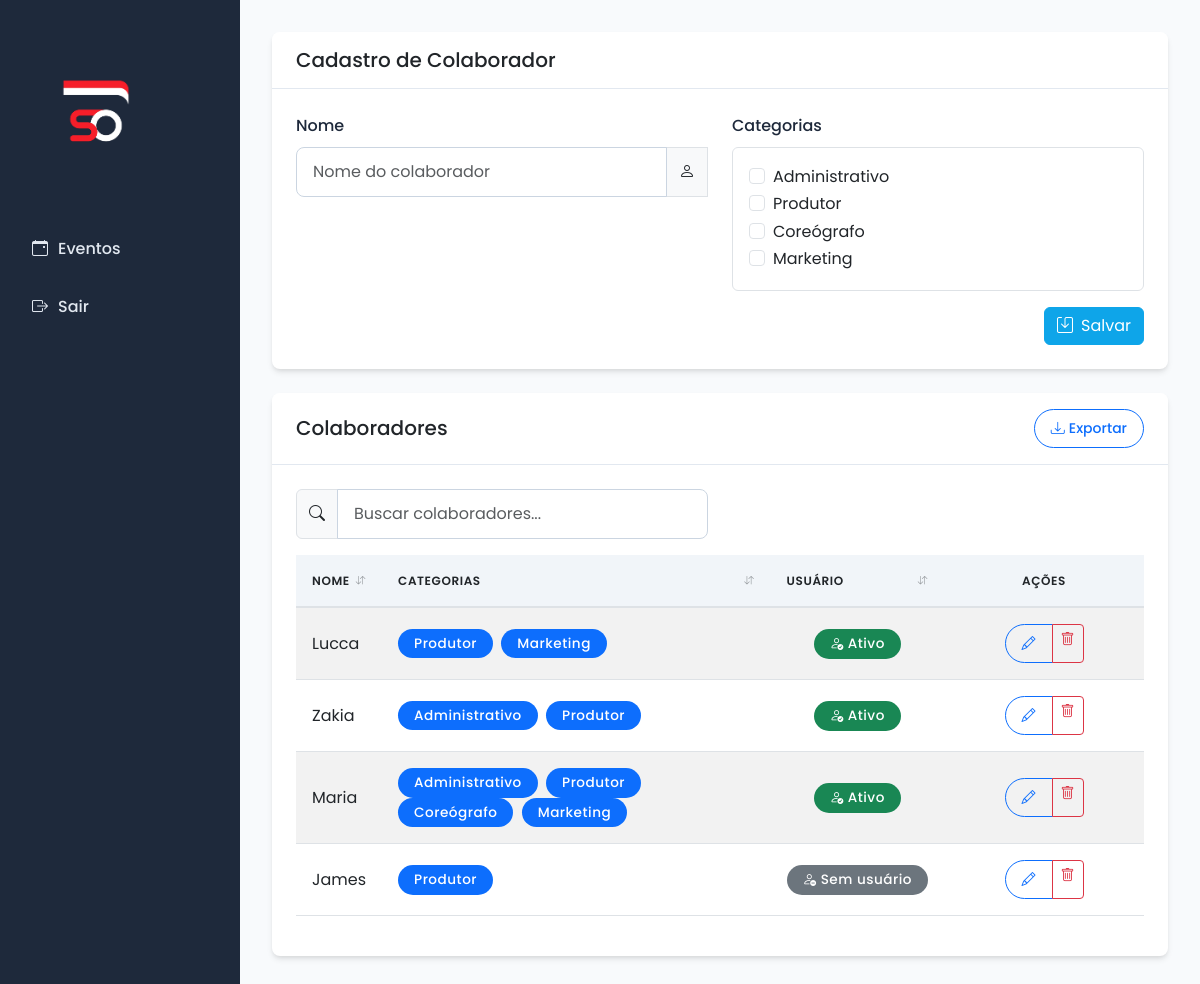
The app's page /cadastros/colaboradores with its own data.
### models.py (models this page shows, shortened)
class Colaborador(db.Model):
    __tablename__ = 'colaborador'
    id_colaborador = db.Column(db.Integer, primary_key=True)
    nome = db.Column(db.String, nullable=False)
    categorias_associacao = db.relationship('ColaboradorCategoria', back_populates='colaborador', cascade='all, delete-orphan')
    categorias = db.relationship('CategoriaColaborador', secondary='colaborador_categoria',
                                overlaps="categorias_associacao,categoria_colaborador,colaborador")
    eventos_produzidos = db.relationship('Evento', backref='produtor', foreign_keys='Evento.id_produtor')
    @property
    def categoria_nomes(self):
        return [cat.nome for cat in self.categorias]

class CategoriaColaborador(db.Model):
    __tablename__ = 'categoria_colaborador'
    id_categoria_colaborador = db.Column(db.Integer, primary_key=True)
    nome = db.Column(db.String, nullable=False)
    colaborador_categorias = db.relationship('ColaboradorCategoria', backref='categoria_colaborador')

### app.py (the view, shortened to what this page needs)
@app.route('/cadastros/colaboradores', methods=['GET', 'POST'])
def cadastrar_colaborador():
    categorias_existentes = CategoriaColaborador.query.all()
    if not categorias_existentes:
        flash('Ã‰ necessÃ¡rio cadastrar pelo menos uma categoria de colaborador antes de cadastrar colaboradores.', 'warning')
        return redirect(url_for('cadastrar_categoria_colaborador'))
    form = ColaboradorForm()
    form.categorias.choices = [(c.id_categoria_colaborador, c.nome) for c in categorias_existentes]
    colaboradores = Colaborador.query.all()
    return render_template('colaboradores.html', form=form, colaboradores=colaboradores)

### forms.py
class ColaboradorForm(FlaskForm):
    nome = StringField('Nome', validators=[InputRequired()])
    categorias = MultiCheckboxField('Categorias', coerce=int, validators=[InputRequired(message="Selecione pelo menos uma categoria")])

### templates/colaboradores.html (shortened to what this page needs)
{% extends 'base.html' %}
{% block content %}
{% if not form.categorias.choices or form.categorias.choices|length == 0 %}
<div class="alert alert-warning d-flex align-items-center" role="alert">
    <i class="bi bi-exclamation-triangle-fill me-2"></i>
    <div>
        <strong>Atenção!</strong> É necessário cadastrar pelo menos uma categoria de colaborador antes de poder cadastrar colaboradores.
        <a href="{{ url_for('cadastrar_categoria_colaborador') }}" class="btn btn-sm btn-outline-warning ms-2">
            <i class="bi bi-plus me-1"></i>Cadastrar Categoria
        </a>
    </div>
</div>
{% else %}
<div class="card mb-4">
    <div class="card-header d-flex justify-content-between align-items-center">
        <h5 class="mb-0">Cadastro de Colaborador</h5>
    </div>
    <div class="card-body">
        <form method="POST" class="needs-validation" novalidate>
            <div class="row">
                <div class="col-md-6 mb-3">
                    {{ form.nome.label(class="form-label") }}
                    <div class="input-group">
                        {{ form.nome(class="form-control", placeholder="Nome do colaborador", required=true) }}
                        <span class="input-group-text"><i class="bi bi-person"></i></span>
                    </div>
                </div>
                <div class="col-md-6 mb-3">
                    {{ form.categorias.label(class="form-label") }}
                    <div class="border rounded p-3" style="max-height: 200px; overflow-y: auto;">
                        {% for subfield in form.categorias %}
                        <div class="form-check">
                            {{ subfield(class="form-check-input") }}
                            {{ subfield.label(class="form-check-label") }}
                        </div>
                        {% endfor %}
                    </div>
                </div>
            </div>
            <div class="d-flex justify-content-end">
                <button type="submit" class="btn btn-primary">
                    <i class="bi bi-save me-2"></i>Salvar
                </button>
            </div>
        </form>
    </div>
</div>
{% endif %}
<div class="card">
    <div class="card-header d-flex justify-content-between align-items-center">
        <h5 class="mb-0">Colaboradores</h5>
        <div>
            <button class="btn btn-sm btn-outline-primary" id="btnExportar">
                <i class="bi bi-download me-1"></i>Exportar
            </button>
        </div>
    </div>
    <div class="card-body">
        {% if colaboradores %}
        <div class="row mb-3">
            <div class="col-md-6">
                <div class="input-group">
                    <span class="input-group-text"><i class="bi bi-search"></i></span>
                    <input type="text" class="form-control" id="searchInput" placeholder="Buscar colaboradores..." onkeyup="searchTable()">
                </div>
            </div>
        </div>
        <div class="table-responsive">
            <table class="table table-hover table-striped sortable-table" id="colaboradoresTable">
                <thead>
                    <tr>
                        <th>Nome</th>
                        <th>Categorias</th>
                        <th class="text-center">Usuário</th>
                        <th class="text-center no-sort" style="width: 200px;">Ações</th>
                    </tr>
                </thead>
                <tbody>
                    {% for col in colaboradores %}
                    <tr>
                        <td>{{ col.nome }}</td>
                        <td>
                            {% if col.categoria_nomes %}
                                {% for categoria in col.categoria_nomes %}
                                    <span class="badge bg-primary me-1">{{ categoria }}</span>
                                {% endfor %}
                            {% else %}
                                <span class="text-muted">—</span>
                            {% endif %}
                        </td>
                        <td class="text-center">
                            {% if col.usuario %}
                                <span class="badge bg-success">
                                    <i class="bi bi-person-check me-1"></i>Ativo
                                </span>
                            {% else %}
                                <span class="badge bg-secondary">
                                    <i class="bi bi-person-dash me-1"></i>Sem usuário
                                </span>
                            {% endif %}
                        </td>
                        <td class="text-center">
                            <div class="btn-group" role="group">
                                <a href="{{ url_for('editar_colaborador', id=col.id_colaborador) }}" class="btn btn-sm btn-outline-primary" title="Editar Colaborador">
                                    <i class="bi bi-pencil"></i>
                                </a>
                                <a href="{{ url_for('excluir_colaborador', id=col.id_colaborador) }}" class="btn btn-sm btn-outline-danger"
                                   onclick="return confirm('Tem certeza que deseja excluir este colaborador?')" title="Excluir Colaborador">
                                    <i class="bi bi-trash"></i>
                                </a>
                            </div>
                        </td>
                    </tr>
                    {% endfor %}
                </tbody>
            </table>
        </div>
        {% else %}
        <div class="alert alert-info">
            <i class="bi bi-info-circle me-2"></i>Nenhum colaborador cadastrado.
        </div>
        {% endif %}
    </div>
</div>
{% endblock %}

### templates/base.html (shortened to what this page needs)
<!DOCTYPE html>
<html lang="pt-br">
<head>
    <link href="https://cdn.jsdelivr.net/npm/bootstrap@5.3.0/dist/css/bootstrap.min.css" rel="stylesheet">
    <link href="https://cdn.jsdelivr.net/npm/bootstrap-icons@1.10.5/font/bootstrap-icons.css" rel="stylesheet">
    <link rel="stylesheet" href="https://cdnjs.cloudflare.com/ajax/libs/font-awesome/6.0.0/css/all.min.css">
    <link rel="stylesheet" href="{{ url_for('static', filename='style.css') }}">
</head>
<body>
    <div class="layout">
        <div class="sidebar">
            <a href="{{ url_for('dashboard') }}">
                <img src="{{ url_for('static', filename='logo.png') }}" alt="Logo">
            </a>
            {% set categoria = session['categoria'] %}
            <a class="nav-link {% if request.endpoint == 'listar_eventos' %}active{% endif %}" href="{{ url_for('listar_eventos') }}">
                <i class="bi bi-calendar-event"></i> Eventos
            </a>
            <a class="nav-link" href="{{ url_for('logout') }}"><i class="bi bi-box-arrow-right"></i> Sair</a>
        </div>
        <div class="main-content">
            {% block content %}{% endblock %}
        </div>
    </div>
</body>
</html>

### static/style.css (style rules this page uses)
:root { --primary: #1e293b; --primary-light: #334155; --secondary: #0ea5e9; --success: #10b981; --danger: #ef4444; --warning: #f59e0b; --info: #3b82f6; --light: #f8fafc; --dark: #0f172a; --spacing-xs: 0.25rem; --spacing-sm: 0.5rem; --spacing-md: 1rem; --spacing-lg: 1.5rem; --spacing-xl: 2rem; --border-radius: 0.5rem; --box-shadow: 0 4px 6px -1px rgba(0, 0, 0, 0.1), 0 2px 4px -1px rgba(0, 0, 0, 0.06); }
body { font-family: 'Poppins', sans-serif; font-size: 16px; line-height: 1.6; color: #334155; background-color: #f8fafc; margin: 0; padding: 0; }
.layout { display: flex; min-height: 100vh; }
.sidebar { width: 240px; background-color: var(--primary); color: #ffffff; padding: 2rem 1rem; display: flex; flex-direction: column; align-items: flex-start; transition: all 0.3s ease; }
.sidebar img { max-width: 160px; margin-bottom: 2rem; }
.sidebar .nav-link { color: #e2e8f0; padding: 0.75rem 1rem; margin-bottom: 0.5rem; border-radius: 8px; width: 100%; font-weight: 500; display: flex; align-items: center; gap: 10px; transition: all 0.2s ease; }
.main-content { flex: 1; padding: 2rem; max-width: 1200px; margin: 0 auto; transition: all 0.3s ease; }
.btn-primary { background-color: var(--secondary); border-color: var(--secondary); }
.card { border-radius: var(--border-radius); box-shadow: var(--box-shadow); border: none; margin-bottom: var(--spacing-lg); overflow: hidden; }
.card-header { background-color: white; border-bottom: 1px solid #e2e8f0; padding: var(--spacing-md) var(--spacing-lg); font-weight: 600; }
.card-body { padding: var(--spacing-lg); }
.form-control { border-radius: var(--border-radius); padding: 0.75rem 1rem; border: 1px solid #cbd5e1; transition: all 0.2s ease; }
.form-label { font-weight: 500; margin-bottom: 0.5rem; color: var(--primary); }
.table { border-collapse: separate; border-spacing: 0; width: 100%; }
.table th { background-color: #f1f5f9; font-weight: 600; text-transform: uppercase; font-size: 0.75rem; letter-spacing: 0.05em; padding: 1rem; }
.table td { padding: 1rem; vertical-align: middle; }
.table-striped tbody tr:nth-of-type(odd) { background-color: #f8fafc; }
.badge { padding: 0.35em 0.65em; font-weight: 500; border-radius: 9999px; }
.sortable { position: relative; transition: background-color 0.2s ease; }
.sortable-table tbody { transition: opacity 0.15s ease; }
.sortable-table thead th.sortable { user-select: none; position: relative; }
.sortable-table thead th.sortable::before { content: ''; position: absolute; top: 0; left: 0; right: 0; bottom: 0; background: transparent; transition: background 0.2s ease; }
.sortable-table { position: relative; }
.sortable-table thead th { border-bottom: 2px solid #dee2e6; }
.sortable-table thead th.sortable { position: relative; }
.btn-outline-primary { transition: all 0.3s ease; border-radius: 25px; padding: 8px 16px; font-weight: 500; }
.badge { border-radius: 25px; padding: 8px 16px; font-weight: 500; font-size: 0.85rem; letter-spacing: 0.5px; }
* { transition: box-shadow 0.3s ease, transform 0.3s ease; }

### records on screen
Colaborador: nome "Lucca", shows "Ativo"
CategoriaColaborador: nome "Produtor"
CategoriaColaborador: nome "Marketing"
Colaborador: nome "Zakia", shows "Ativo"
CategoriaColaborador: nome "Administrativo"
Colaborador: nome "Maria", shows "Ativo"
CategoriaColaborador: nome "Coreógrafo"
Colaborador: nome "James", shows "Sem usuário"

### other values on screen
{{ subfield.label(class="form-check-label") }} "Administrativo" "Produtor" "Coreógrafo" "Marketing"
